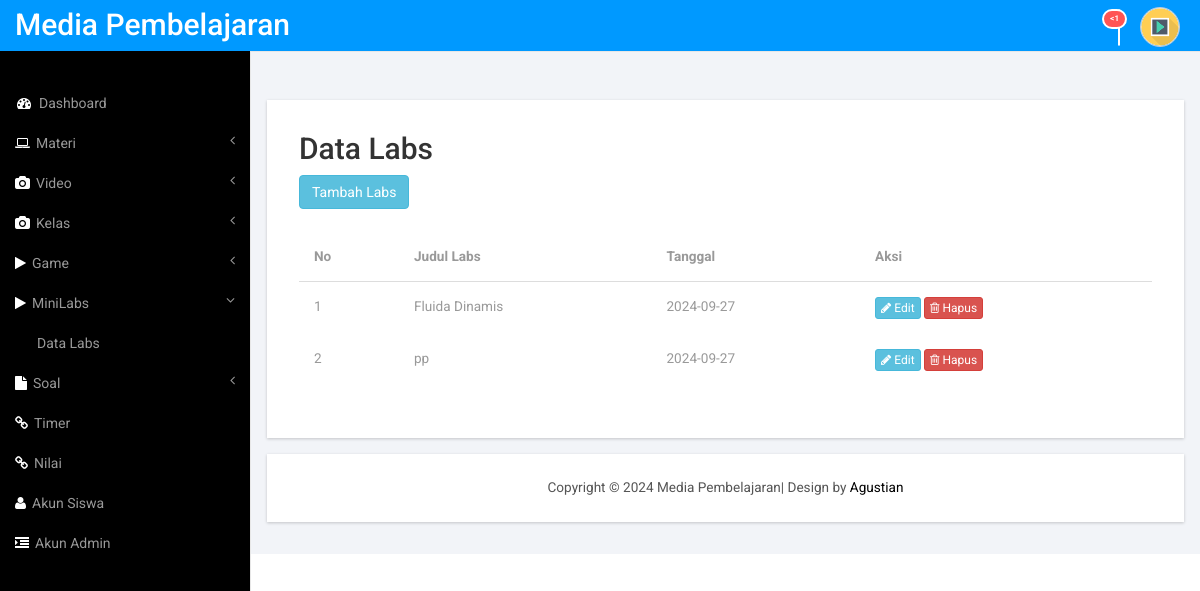
The app's page /admin/admin.php?page=minilabs (signed in) with its own data.
### tables this page shows
CREATE TABLE `minilabs` (
  `id_minilabs` int(11) NOT NULL,
  `judul` varchar(50) NOT NULL,
  `swf` varchar(255) NOT NULL,
  `tanggal` date NOT NULL
);

### admin/modul/minilabs/minilabs_page.php (the view)
<div class="content_bottom">
     <div class="col-md-12 span_3">
          <div class="bs-example1" data-example-id="contextual-table">
<h2 class="sub-header">Data Labs</h2>
<a href="?page=minilabs_tambah" class="btn btn-info"> Tambah Labs</a><br><br>
 <table class="table">
 <thead>
          <tr>
          <th>No</th>
          <th>Judul Labs</th>
          <th>Tanggal</th>
          <th>Aksi</th>
          </tr>
	<?php
		$no=1;
		$sql = mysqli_query($koneksi,"SELECT * FROM minilabs") or die(mysqli_error());
		while($data=mysqli_fetch_array($sql)){
	?>
	<tr>
		<td> <?php echo $no; ?> </td>
		<td> <?php echo $data['judul']; ?> </td>
		<td> <?php echo $data['tanggal']; ?> </td>
		<td>
			<a href="?page=minilabs_edit&id=<?php echo $data['id_minilabs']; ?>" class="btn btn-info btn-xs"><i class="fa fa-pencil"></i> Edit </a>
			<a href="?page=minnilabs_hapus&id=<?php echo $data['id_game']; ?>" class="btn btn-danger btn-xs"><i class="fa fa-trash-o"></i> Hapus </a>
		</td>
	</tr>
	<?php
			$no++;
		}
	?>
</thead>
</table>
</div>
</div>
</div>

### admin/assets/css/style.css (style rules this page uses)
h4, h5, h6, h1, h2, h3 { margin-top: 0; }
html, body { font-family: 'Roboto', sans-serif; font-size: 100%; background:#000; overflow-x: hidden; }
body a { transition:0.5s all; -webkit-transition:0.5s all; -moz-transition:0.5s all; -o-transition:0.5s all; -ms-transition:0.5s all; }
.span_3 { padding:0; }
.content_bottom { margin-bottom:1em; }
.map_container, #chart, .span_6, .col_2, .weather_list, .cal1, .skills-info, .stats-info, .r3_counter_box, .activity_box, .bs-example1, .cloud, .copy { -ms-box-shadow: 0 1px 3px 0px rgba(0, 0, 0, 0.2); -o-box-shadow: 0 1px 3px 0px rgba(0, 0, 0, 0.2); -moz-box-shadow: 0 1px 3px 0px rgba(0, 0, 0, 0.2); -webkit-box-shadow: 0 1px 3px 0px rgba(0, 0, 0, 0.2); box-shadow: 0 1px 3px 0px rgba(0, 0, 0, 0.2); }
.table > thead > tr > th, .table > tbody > tr > th, .table > tfoot > tr > th, .table > thead > tr > td, .table > tbody > tr > td, .table > tfoot > tr > td { border-top: none !important; }
.bs-example1 { background:#fff; padding:2em; }
.table > thead > tr > th, .table > tbody > tr > th, .table > tfoot > tr > th, .table > thead > tr > td, .table > tbody > tr > td, .table > tfoot > tr > td { font-size: 0.85em; color: #999; }
.table td, .table>tbody>tr>td, .table>tbody>tr>th, .table>tfoot>tr>td, .table>tfoot>tr>th, .table>thead>tr>td, .table>thead>tr>th { padding:15px !important; }
.table > thead > tr > th { border-bottom: 1px solid #ddd !important; }
html, body#login { background: url(../images/bg.jpg)no-repeat; background-size:cover; -webkit-background-size:cover; -moz-background-size:cover; -o-background-size:cover; -ms-background-size:cover; }

### records on screen
minilabs: judul "Fluida Dinamis", tanggal "2024-09-27"
minilabs: judul "pp", tanggal "2024-09-27"
